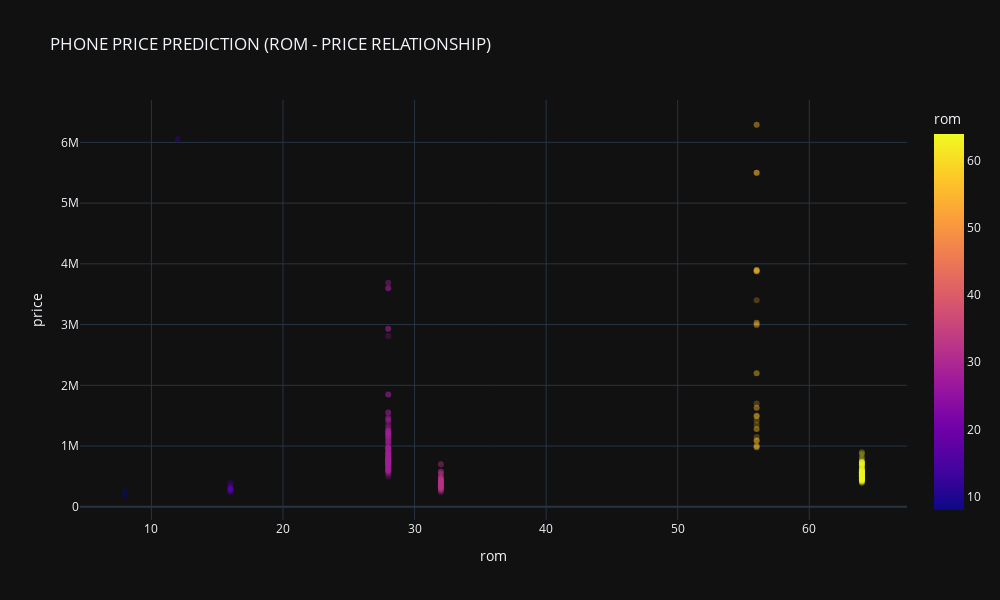

Here is the notebook cell this chart was saved with:
### Markdown cell above
visualization to assess the relationship of rom with the target variable Price

### Code cell
# scatter plot of rom and price
fig = px.scatter(phone_df, x='rom', y='price', opacity = 0.25, template = 'plotly_dark', 
                color='rom', hover_data=['rom', 'price'],title = 'PHONE PRICE PREDICTION (ROM - PRICE RELATIONSHIP)')
fig.update_layout(width=1000, height=600)
fig.show()

### Figure 1 — Plotly figure (JSON) as saved in the notebook; plotly's stock layout.template omitted (floating-point values rounded to 4 significant figures; data arrays with more than 128 entries replaced by an {"elided": "..."} marker saying what was removed)
{"data": [{"hovertemplate": "rom=%{marker.color}<br>price=%{y}<extra></extra>", "legendgroup": "", "marker": {"color": {"elided": "379 int values"}, "coloraxis": "coloraxis", "opacity": 0.25, "symbol": "circle"}, "mode": "markers", "name": "", "orientation": "v", "showlegend": false, "type": "scatter", "x": {"elided": "379 int values"}, "xaxis": "x", "y": {"elided": "379 int values"}, "yaxis": "y"}], "layout": {"coloraxis": {"colorbar": {"title": {"text": "rom"}}, "colorscale": [[0, "#0d0887"], [0.1111, "#46039f"], [0.2222, "#7201a8"], [0.3333, "#9c179e"], [0.4444, "#bd3786"], [0.5556, "#d8576b"], [0.6667, "#ed7953"], [0.7778, "#fb9f3a"], [0.8889, "#fdca26"], [1, "#f0f921"]]}, "height": 600, "legend": {"tracegroupgap": 0}, "title": {"text": "PHONE PRICE PREDICTION (ROM - PRICE RELATIONSHIP)"}, "width": 1000, "xaxis": {"anchor": "y", "domain": [0, 1], "title": {"text": "rom"}}, "yaxis": {"anchor": "x", "domain": [0, 1], "title": {"text": "price"}}}}
